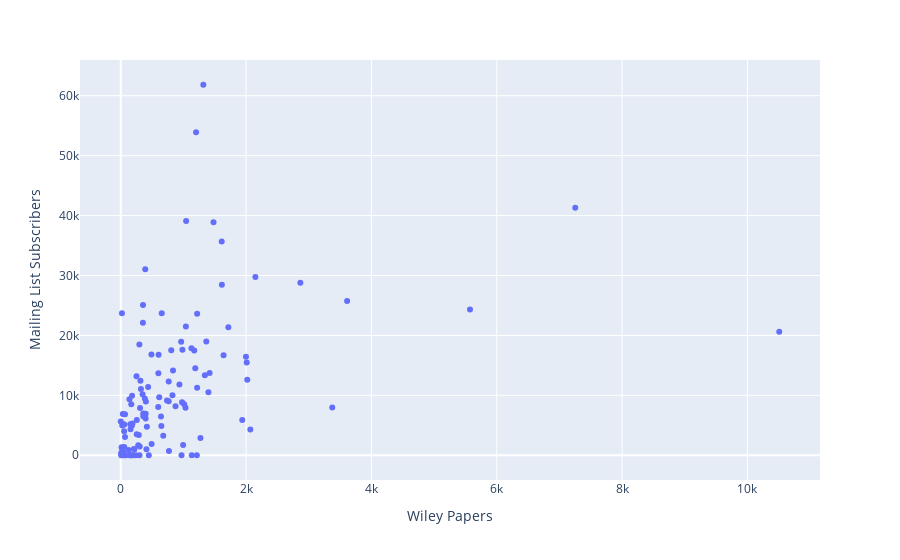

Write notebook code for a chart like this one.
### Code cell
# Step 2: chart it

px.scatter(data_frame = verticals, 
           x = 'Wiley Papers', 
           y = 'Mailing List Subscribers',
          hover_data = ['WOL L2 Subject'])

### Figure 1 — Plotly figure (JSON) as saved in the notebook; plotly's stock layout.template omitted (floating-point values rounded to 4 significant figures)
{"data": [{"customdata": [["Materials Science"], ["General & Introductory Chemistry"], ["Earth Sciences"], ["Electrical & Electronics Engineering"], ["Ecology"], ["Food Science & Technology"], ["Cell & Molecular Biology"], ["Nanotechnology"], ["Plant Science"], ["Neurology"], ["Dermatology"], ["Physics"], ["Cardiovascular Disease"], ["Oncology & Radiotherapy"], ["Dentistry"], ["Economics"], ["Nursing"], ["Analytical Chemistry"], ["Mathematics"], ["Veterinary Medicine"], ["Pharmacology & Pharmaceutical Medicine"], ["Business & Management"], ["General & Internal Medicine"], ["Agriculture"], ["Hematology"], ["General & Introductory Medical Science"], ["Education"], ["Organic Chemistry"], ["Pharmaceutical & Medicinal Chemistry"], ["Civil Engineering & Construction"], ["Surgery & Surgical Specialties"], ["General Life Sciences"], ["Chemical Engineering"], ["Physical Chemistry"], ["Endocrinology"], ["Development Studies"], ["Neuroscience"], ["Political Science"], ["Basic Medical Sciences"], ["Obstetrics & Gynecology"], ["Gastroenterology & Hepatology"], ["Zoology & Animal Science"], ["Mechanical Engineering"], ["Genetics"], ["Environmental Studies"], ["Health & Social Care"], ["Anatomy & Physiology"], ["Radiology & Imaging"], ["Energy"], ["Biochemistry"], ["Computer Science"], ["Otolaryngology (Ear, Nose & Throat)"], ["Urology"], ["Aquaculture, Fisheries & Fish Science"], ["Statistics"], ["Clinical Psychology"], ["Developmental Psychology"], ["Catalysis"], ["Microbiology & Virology"], ["Mental Health & Addiction"], ["Psychiatry"], ["Geriatric Medicine"], ["Respiratory Medicine"], ["Pathology"], ["Rheumatology"], ["Philosophy"], ["General Psychology"], ["Anthropology"], ["Allergy & Clinical Immunology"], ["Geography"], ["Emergency Medicine"], ["Finance & Investments"], ["Evolution"], ["Anaesthesia & Pain Management"], ["Language & Linguistics"], ["Pediatrics"], ["Social Psychology"], ["Cognitive Psychology"], ["Family & Child Studies"], ["Sociology"], ["Transplantation"], ["Sports Medicine & Orthopedics"], ["Inorganic Chemistry"], ["Ophthalmology & Optometry"], ["Nutrition & Dietetics"], ["Accounting"], ["Social Policy & Welfare"], ["Psychotherapy & Counseling"], ["Evidence Based Medicine"], ["Religion & Theology"], ["Law"], ["Industrial Chemistry"], ["History"], ["Educational & School Psychology"], ["Intellectual Disability"], ["Nephrology"], ["Computational Chemistry & Molecular Modelling"], ["Biomedical Engineering"], ["Applied Psychology"], ["Cultural Studies"], ["Rehabilitation"], ["Archaeology"], ["Architecture"], ["Information Science & Technology"], ["Literature"], ["Personality & Individual Differences"], ["Astronomy"], ["Museum & Heritage Studies"], ["Industrial Engineering"], ["Environmental Chemistry"], ["Criminology"], ["Urban Studies"], ["General Computing"], ["Design & Graphic Design"], ["Psychological Methods, Research & Statistics"], ["Classical Studies"], ["Art & Photography"], ["Performing Arts & Music"], ["Communication & Media Studies"]], "hovertemplate": "Wiley Papers=%{x}<br>Mailing List Subscribers=%{y}<br>WOL L2 Subject=%{customdata[0]}<extra></extra>", "legendgroup": "", "marker": {"color": "#636efa", "symbol": "circle"}, "mode": "markers", "name": "", "orientation": "v", "showlegend": false, "type": "scatter", "x": [10508, 7253, 5573, 3612, 3375, 2866, 2148, 2068, 2019, 2010, 1998, 1939, 1717, 1641, 1614, 1611, 1480, 1418, 1399, 1365, 1342, 1318, 1272, 1219, 1219, 1214, 1202, 1189, 1173, 1133, 1128, 1043, 1039, 1033, 1012, 995, 984, 978, 970, 964, 936, 874, 834, 825, 806, 769, 765, 765, 738, 678, 654, 648, 642, 614, 604, 600, 598, 493, 490, 448, 437, 417, 410, 401, 397, 397, 391, 385, 384, 359, 359, 355, 354, 348, 322, 314, 308, 302, 299, 297, 288, 279, 256, 255, 251, 240, 216, 209, 196, 188, 181, 179, 168, 166, 166, 157, 152, 139, 135, 124, 77, 68, 68, 64, 56, 56, 54, 38, 38, 33, 24, 24, 19, 17, 17, 13, 8, 6, 0], "xaxis": "x", "y": [20618, 41309, 24314, 25742, 7957, 28799, 29731, 4280, 12611, 15469, 16418, 5894, 21347, 16696, 28465, 35677, 38901, 13706, 10533, 18976, 13346, 61833, 2875, 23595, 11248, 0, 53925, 14499, 17502, 0, 17847, 39109, 21496, 7939, 8503, 1698, 17598, 8851, 0, 18935, 11813, 8180, 14134, 10009, 17532, 715, 12311, 9019, 9122, 3275, 23681, 4872, 6452, 9661, 16791, 13666, 8059, 1890, 16803, 0, 11393, 4753, 1015, 8958, 6119, 6908, 31029, 6480, 9453, 6971, 6489, 25079, 22130, 10162, 11053, 12451, 7865, 1478, 0, 18492, 3391, 1669, 5873, 3511, 13165, 0, 953, 1063, 0, 5318, 9931, 4957, 8495, 0, 0, 4347, 5191, 9364, 0, 891, 0, 3030, 6853, 0, 5125, 1371, 3991, 488, 5194, 6882, 4957, 750, 23681, 430, 0, 1350, 0, 353, 5623], "yaxis": "y"}], "layout": {"legend": {"tracegroupgap": 0}, "margin": {"t": 60}, "xaxis": {"anchor": "y", "domain": [0, 1], "title": {"text": "Wiley Papers"}}, "yaxis": {"anchor": "x", "domain": [0, 1], "title": {"text": "Mailing List Subscribers"}}}}
